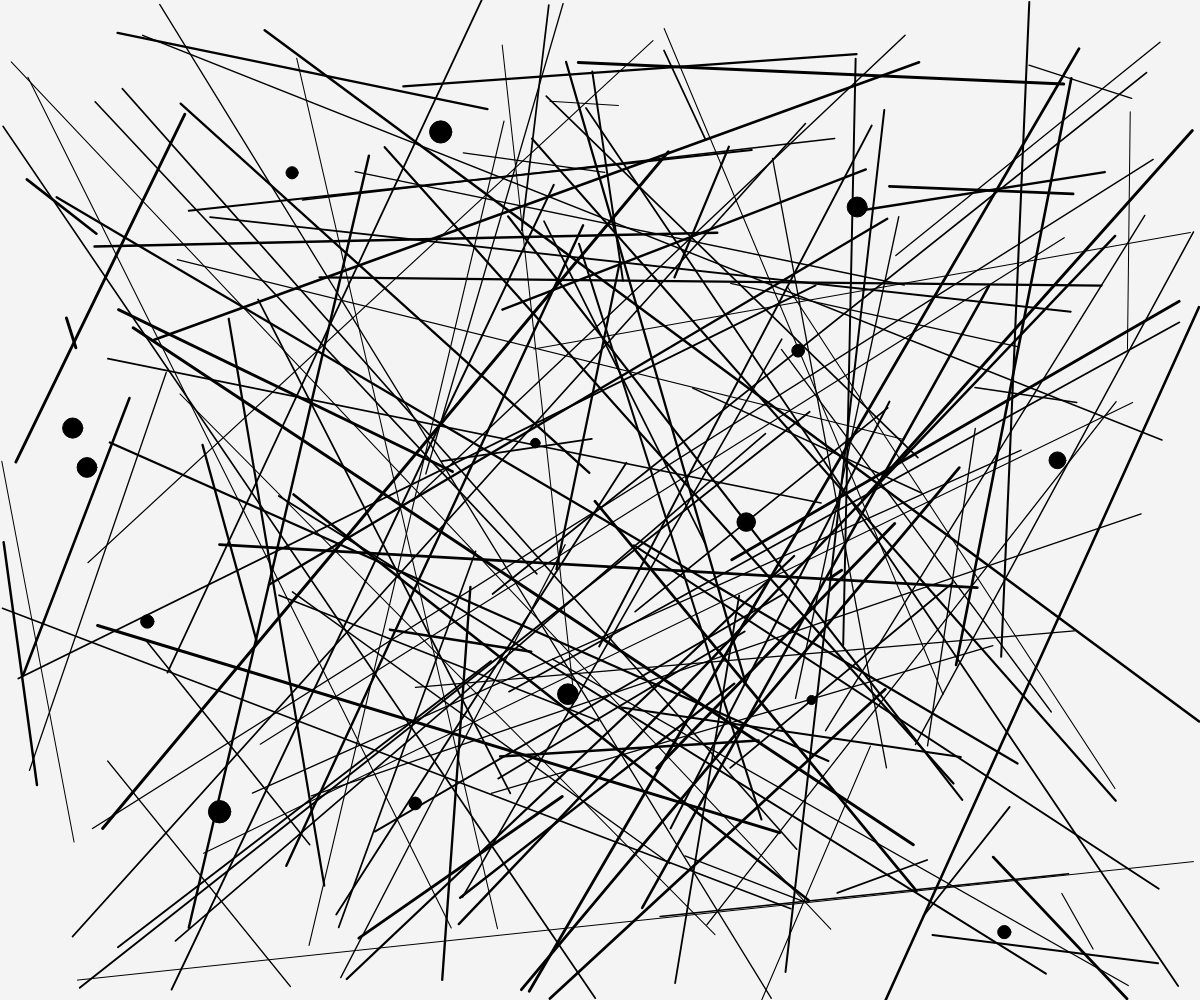
Frame 1 (no input)
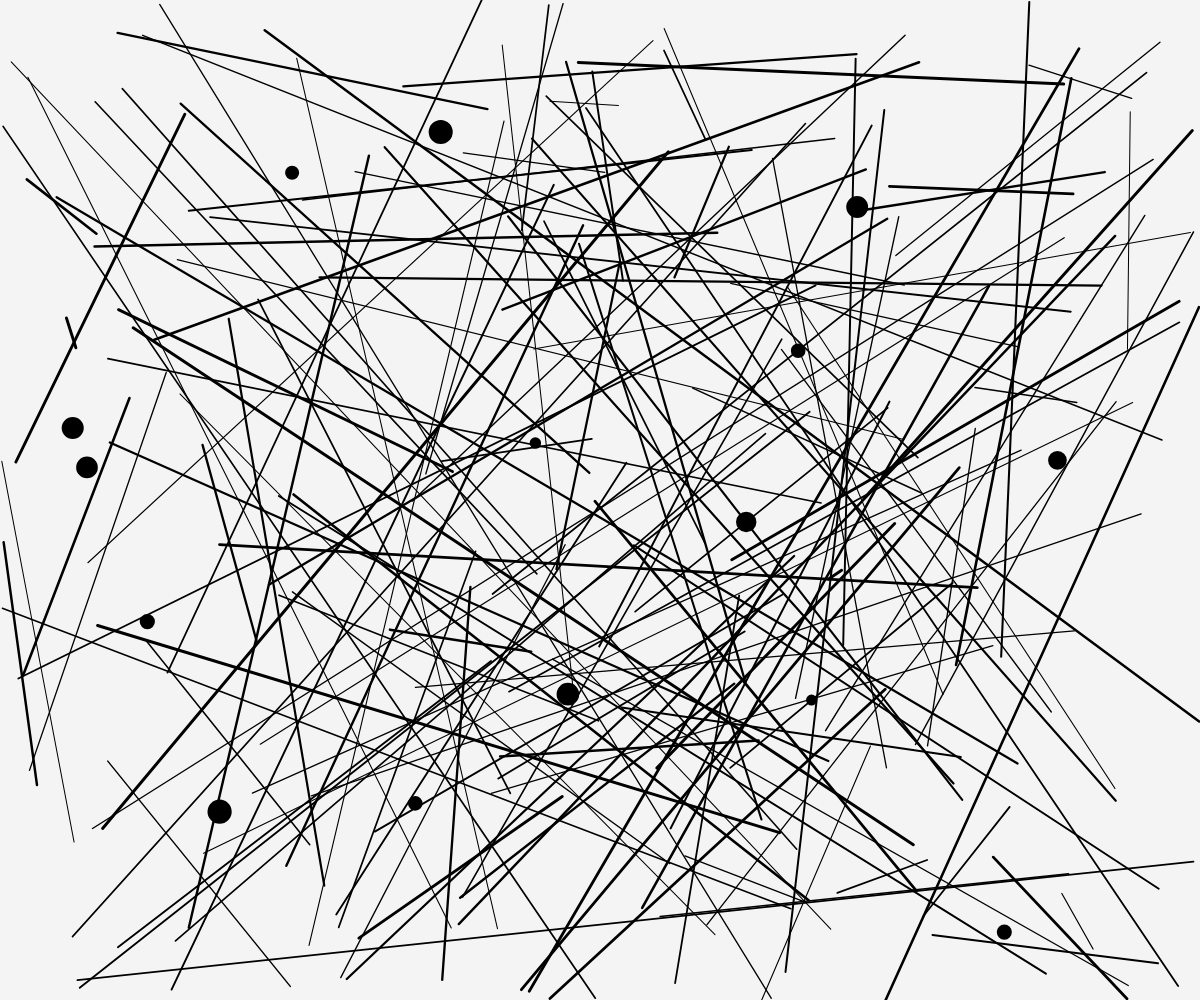
Frame 60 (no input)
Frame 120 (the mouse pressed at the canvas centre since frame 60): identical to frame 60, image omitted

The p5.js sketch that drew these frames (run headless with seeded random() and noise() and a simulated clock; from frame 60 on, the mouse is pressed at the canvas centre):

// p5.js sketch
// ── sketch.js
    
    let arreglo = [];
    let arreglo2= [];
    function setup() {
    createCanvas(windowWidth,windowHeight);
    for(let i=0;i<15;i++ ){
    arreglo.push(new Circulo());
    }
    for(let i=0;i<150;i++ ){
      arreglo2.push(new Lineas());
      }
  } 
  function draw() {
    background (244);
   for(let i=0; i<15;i++){
    arreglo[i].dibujar();
   }  
   for(let i=0; i<150;i++){
    arreglo2[i].dibujar();  
   }  
   
  }

// ── Circulo.js
class Circulo {
  constructor (){
   this.x = random(width);
   this.y = random(height);
   this.tam= random(8,24);
  }
  dibujar(){
    push();
   let b = color (0);
   fill (b);
   ellipseMode(CENTER);
   ellipse (this.x,this.y,this.tam,this.tam); 

   pop();
  }
}
// ── Lineas.js
class Lineas  {
 constructor () {
    this.x = random(width);
    this.y = random(height);
    this.x1 = random(width);
    this.y1 = random(height);
    this.strokes = random(1,3);
 }
dibujar (){

    let b = color (0);
   fill (b);
   line(this.x,this.y,this.x1,this.y1);
   strokeWeight(this.strokes);
}
}
